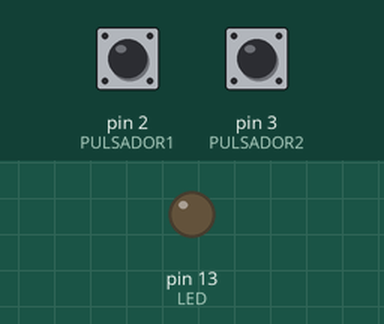
Recording of a sketch running on a simulated Arduino Uno, built with avr-gcc and run on an emulated ATmega328P. On the bench: output pins drawn as LEDs (lit = HIGH). Inputs (shaded band) come from the test bench; at power-on: pin 2 (PULSADOR1) LOW, pin 3 (PULSADOR2) LOW. What the sketch prints to the serial monitor is not drawn.

Above: at 1.2 s.
1.3 s: pin 2 (PULSADOR1) pulled HIGH for 0.15 s
At 1.38 s:
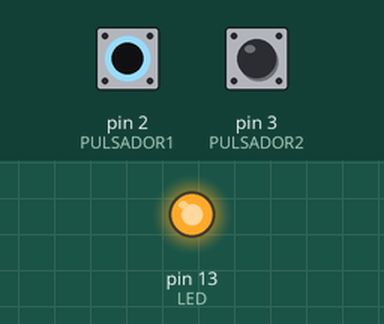
2.9 s: pin 2 (PULSADOR1) pulled HIGH for 3.2 s
At 6.7 s:
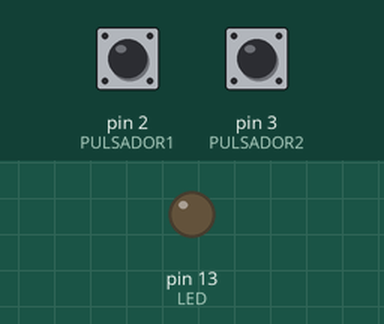
7.6 s: pin 3 (PULSADOR2) pulled HIGH for 3.2 s
At 7.9 s:
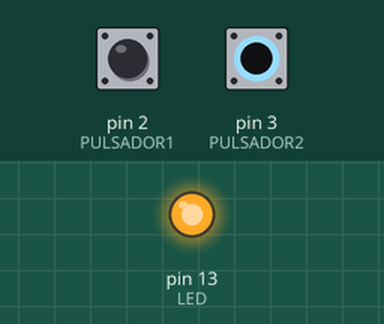
Timing chart, 0 to 12.3 s (numbered marks = the images above; inputs shaded):
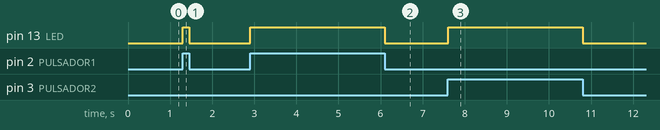

The sketch:

PulsadorPrintPuertoSerie.ino
```cpp
#define LED_INTERNO 13
#define LED_VERDE 12
#define LED_ROJO 3
#define TIEMPO 1000

#define LED 13
#define PULSADOR1 2
#define PULSADOR2 3

int lectura_pulsador1;
int lectura_pulsador2;

void setup() {
  Serial.begin(9600);

  pinMode(LED, OUTPUT);
  pinMode(PULSADOR1, INPUT);
  pinMode(PULSADOR2, INPUT);
  //Serial.println("Iniciando...");
}

void loop() {

  lectura_pulsador1 = digitalRead(PULSADOR1);
  lectura_pulsador2 = digitalRead(PULSADOR2);

  if (lectura_pulsador1==HIGH || lectura_pulsador2==HIGH){
    Serial.println("1");
    digitalWrite(LED, HIGH);
  }else{
    Serial.println("0");
    digitalWrite(LED, LOW);

  }

}
```

Measured:
- after the input at 1.3 s, pin 13 (LED): LOW → HIGH at once, → LOW 0.15 s later
- after the input at 2.9 s, pin 13 (LED): LOW → HIGH at once, → LOW 3.2 s later
- after the input at 7.6 s, pin 13 (LED): LOW → HIGH at once, → LOW 3.2 s later
